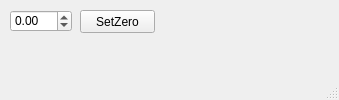
<?xml version="1.0" encoding="UTF-8"?>
<ui version="4.0">
 <class>MainWindow</class>
 <widget class="QMainWindow" name="MainWindow">
  <property name="geometry">
   <rect>
    <x>0</x>
    <y>0</y>
    <width>339</width>
    <height>100</height>
   </rect>
  </property>
  <property name="windowTitle">
   <string>MainWindow</string>
  </property>
  <widget class="QWidget" name="centralwidget">
   <widget class="QDoubleSpinBox" name="angle_doubleSpinBox">
    <property name="geometry">
     <rect>
      <x>10</x>
      <y>10</y>
      <width>62</width>
      <height>22</height>
     </rect>
    </property>
    <property name="minimum">
     <double>-360.000000000000000</double>
    </property>
    <property name="maximum">
     <double>360.000000000000000</double>
    </property>
   </widget>
   <widget class="QPushButton" name="set_zero_pushButton">
    <property name="geometry">
     <rect>
      <x>80</x>
      <y>10</y>
      <width>75</width>
      <height>23</height>
     </rect>
    </property>
    <property name="text">
     <string>SetZero</string>
    </property>
   </widget>
  </widget>
  <widget class="QMenuBar" name="menubar">
   <property name="geometry">
    <rect>
     <x>0</x>
     <y>0</y>
     <width>339</width>
     <height>21</height>
    </rect>
   </property>
  </widget>
  <widget class="QStatusBar" name="statusbar"/>
 </widget>
 <resources/>
 <connections/>
</ui>
